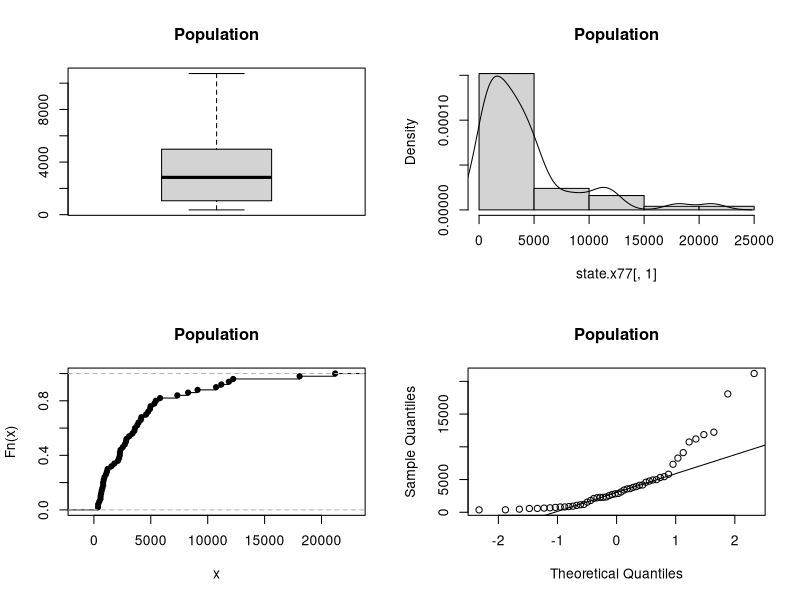
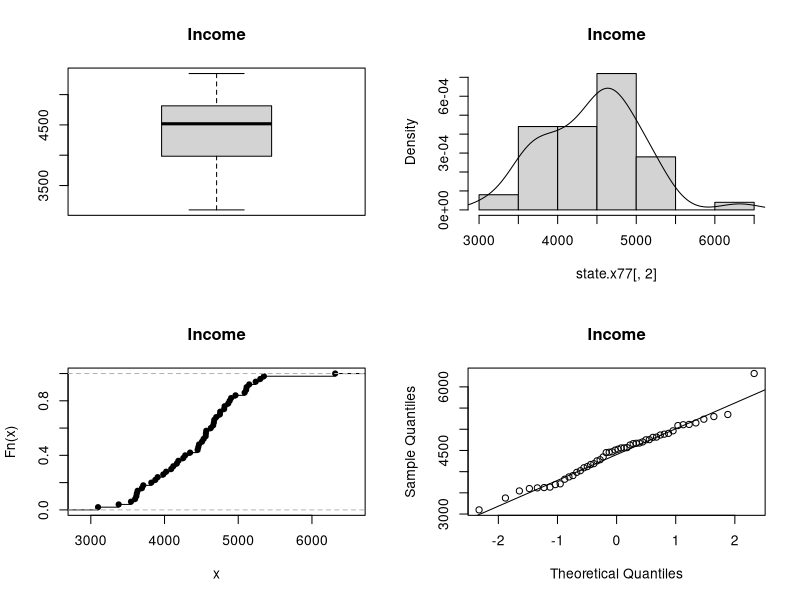
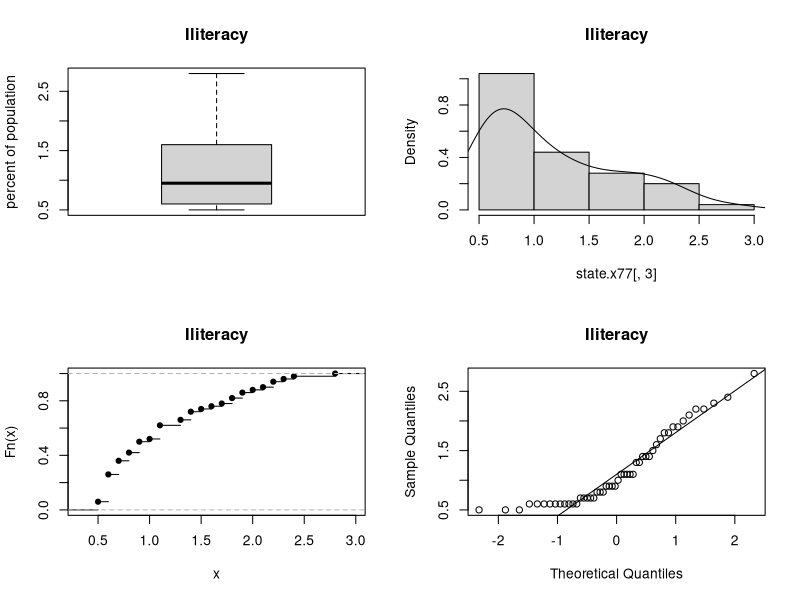
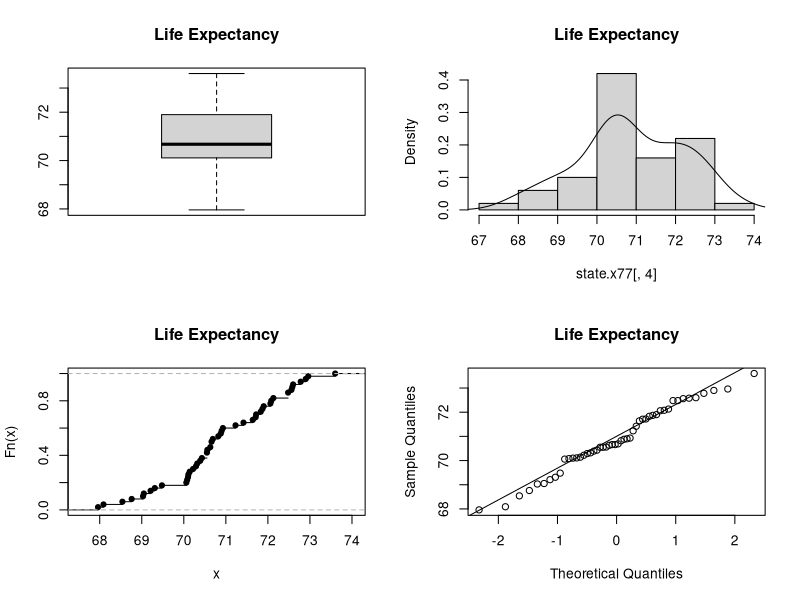
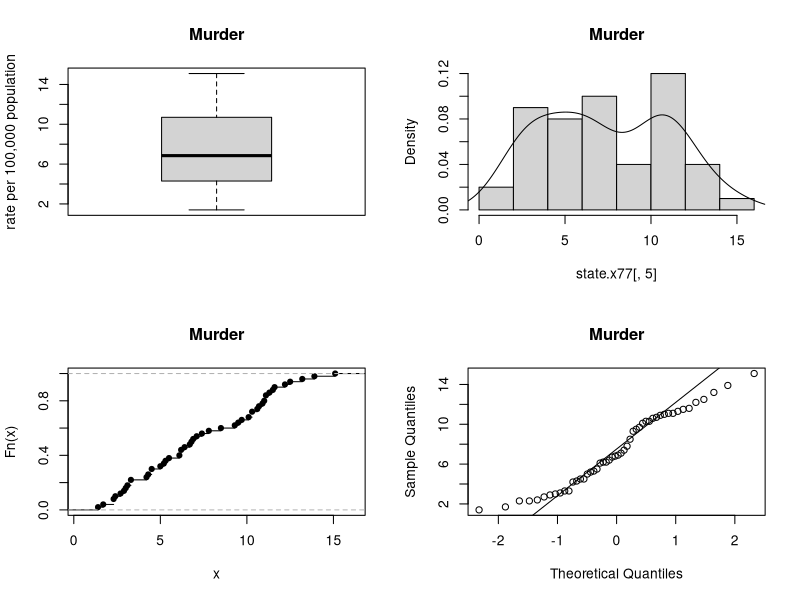

Generate these figures, in order, with R:
## ---- chunk 1
knitr::opts_chunk$set(echo = TRUE)
library(tibble)
library(xtable)
options(xtable.comment = FALSE)
## ---- chunk 2
tab1<-cbind(apply(state.x77, 2, mean), apply(state.x77, 2, median), apply(state.x77, 2, median), apply(state.x77, 2, sd))
colnames(tab1)<-c("Mittelwert", "Median", "Standardabweichung", "IQR")
xtable(tab1)
## ---- chunk 3
par(mfrow=c(2,2))

# Population

boxplot(state.x77[,1], outline=FALSE, main = "Population")
hist(state.x77[,1], freq = F, main = "Population")
lines(density(state.x77[,1]))
plot(ecdf(state.x77[,1]), main = "Population")
qqnorm(state.x77[,1], main = "Population")
qqline(state.x77[,1])

# Income

boxplot(state.x77[,2], outline=FALSE, main = "Income")
hist(state.x77[,2], freq = F, main = "Income")
lines(density(state.x77[,2]))
plot(ecdf(state.x77[,2]), main = "Income")
qqnorm(state.x77[,2], main = "Income")
qqline(state.x77[,2])

# Iliteracy

boxplot(state.x77[,3], outline=FALSE, main = "Iliteracy", ylab="percent of population")
hist(state.x77[,3], freq = F, main = "Iliteracy")
lines(density(state.x77[,3]))
plot(ecdf(state.x77[,3]), main = "Iliteracy")
qqnorm(state.x77[,3], main = "Iliteracy")
qqline(state.x77[,3])

# Life Expectancy

boxplot(state.x77[,4], outline=FALSE, main = "Life Expectancy")
hist(state.x77[,4], freq = F, main = "Life Expectancy")
lines(density(state.x77[,4]))
plot(ecdf(state.x77[,4]), main = "Life Expectancy")
qqnorm(state.x77[,4], main = "Life Expectancy")
qqline(state.x77[,4])

# Murder

boxplot(state.x77[,5], outline=FALSE, main = "Murder", ylab="rate per 100,000 population")
hist(state.x77[,5], freq = F, main = "Murder")
lines(density(state.x77[,5]))
plot(ecdf(state.x77[,5]), main = "Murder")
qqnorm(state.x77[,5], main = "Murder")
qqline(state.x77[,5])
